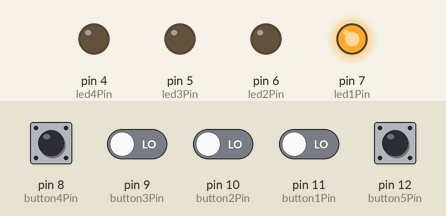
Simulated run of this program. Board: Arduino Uno, built with avr-gcc and run on an emulated ATmega328P. On the bench: output pins drawn as LEDs (lit = HIGH). Dashed ring = blinking. Inputs (shaded band) come from the test bench; at power-on: pin 8 (button4Pin), pin 9 (button3Pin), pin 10 (button2Pin), pin 11 (button1Pin), pin 12 (button5Pin) LOW.

Above: at 4.6 s.
4.7 s: pin 12 (button5Pin) pulled HIGH for 0.15 s
At 7.65 s:
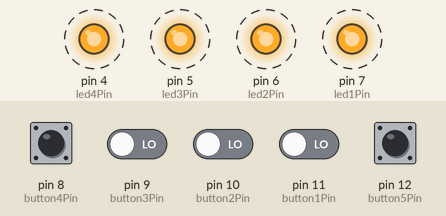
7.7 s: pin 8 (button4Pin) pulled HIGH for 0.15 s
At 8.9 s:
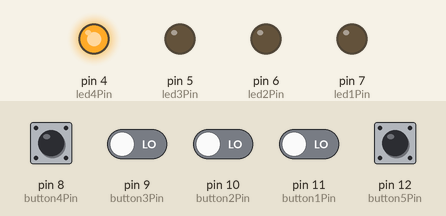
Timing chart, 0 to 10.7 s (numbered marks = the images above; inputs shaded):
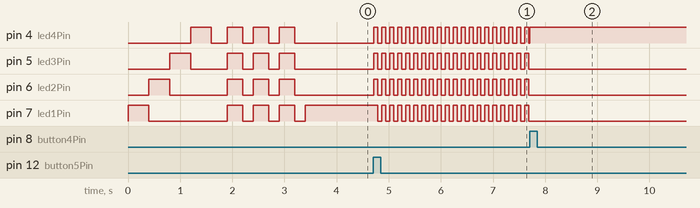

The program:

main.cpp
```cpp
/*

  OpenMarshall

  An Arduino-based MIDI footswitch using Marshall MG series hardware
  written by Jorge Barrientos AKA LagunaGFX

  * This version uses the hardware housing and pushbuttons.

  ToDo:

  Use the original board, if possible, reprogramming the original ATTiny processor.

  ChangeLog:

  2021-06-15 | Tidying up things: the startup sequence is now a separated function
  2021-06-14 | Rescued from the vault! Migrated to PlatformIO's standard C++
  2011-08-04 | Foot Switchs 3 and 4 seems to need debouncing
  2011-08-03 | First sketch using a protoboard.

*/

#include <Arduino.h>

/*
  Pinout configuration.
 "button 5" acts as a SHIFT/FUNCTION key to create keystrokes
*/

#define HowManyButtons 5
#define HowManyLeds 4

#define button1Pin 11
#define button2Pin 10
#define button3Pin 9
#define button4Pin 8
#define button5Pin 12

#define led1Pin 7
#define led2Pin 6
#define led3Pin 5
#define led4Pin 4

// MIDI implementation

#define MIDI_COMMAND_NOTEOFF   0x80
#define MIDI_COMMAND_NOTEON    0x90

// select the midi Note value for each bank
// values are defined to use with the excellente Selected Track Control script
// http://stc.wiffbi.com/

char midiNoteConfig[4][4] = {
  {0x18,0x13,0x0C,0x50},  // Play(selection or startmarker)/Stop (24),Record(19),Metronome(12),Undo(80)
  {0x12,0x10,0x11,0x56},  // Loop (18),Punch In (16),Punch Out (17),Tap Tempo(86)
  {0x00,0x2B,0x2C,0x30},  // Arm Track(0),Fire Selected Clip(43),Fire Next Available Clip(44),Stop Track Clip(48)
  {0x4A,0x4B,0x4C,0x4D}   // Toogle Browser (74), Session/Arrangement(75), Detail(76), Detail Clip/Device(77)
};

int buttonPin[HowManyButtons] = {button1Pin,button2Pin,button3Pin,button4Pin,button5Pin};
int ledPin[HowManyLeds] = {led1Pin,led2Pin,led3Pin,led4Pin};

// array [1][n] are LAST STORED values, array [0][n] are CURRENT values
// I found it more intuitive this way. Feel free to change as you wish

boolean buttonState[2][HowManyButtons] = {
  {false,false,false,false,false},
  {false,false,false,false,false}
};

boolean ledState[] = {false,false,false,false};
boolean shiftMode,exitShift = false;
// blink speed (in miliseconds) for SHIFT mode
int blinkFreq = 75;
int currentBank = 0;

// stores the internal Atmel timer
unsigned long timer;

// set debounce interval to avoid electric noise
boolean debounced = false;
unsigned long debounceTime = 0;
unsigned long debounceDelay = 20;

// This function sends a Midi CC.
void midiOut(uint8_t midiCommand, uint8_t midiChannel, uint8_t midiData2, uint8_t midiData3) {

  /* The format of the message to send via serial */
  typedef union {
      struct {
  	uint8_t command;
  	uint8_t channel;
  	uint8_t data2;
  	uint8_t data3;
      } msg;
      uint8_t raw[4];
  } t_midiMsg;

  t_midiMsg midiMsg;

  midiMsg.msg.command = midiCommand;
  midiMsg.msg.channel = midiChannel;
  midiMsg.msg.data2   = midiData2;
  midiMsg.msg.data3   = midiData3;

  Serial.write(midiMsg.raw, sizeof(midiMsg));
}

void startupLEDsequence() {
  /*
    Startup LED test sequence (Bling Bling)
    just for visual pimpin' and debugging
  */

  // Blink all LEDs four times ...
  for (int f=0;f<4;f++) {
    // At the first cycle, blink the LEDs one at a time
    if ( f == 0 ) {
      for (int g=0;g<4;g++) {
        digitalWrite(ledPin[g], HIGH);
        delay(400);
        digitalWrite(ledPin[g], LOW);
      }
      delay(300);
    }
    // ... then blink all at once, 3 times
    else {
      for (int g=0;g<4;g++)
        digitalWrite(ledPin[g], HIGH);
      delay(300);
      for (int g=0;g<4;g++)
        digitalWrite(ledPin[g], LOW);
      delay(200);
    }
  }
}

void setup() {
  // set the push buttons input pins
  for (int f=0;f<HowManyButtons;f++)
    pinMode(buttonPin[f], INPUT);
  // set the LED output pins
  for (int f=0;f<HowManyLeds;f++)
    pinMode(ledPin[f], OUTPUT);

  // Set MIDI baud rate:
  //Serial.begin(31250);
  Serial.begin(115200); // highiest baud rate suitable for serial over USB
  startupLEDsequence();
}

void loop() {

  for (int f=0;f<HowManyButtons;f++) {
    // check button state
    buttonState[0][f] = digitalRead(buttonPin[f]);

    // if the button state has changed since the last iteration
    if ( (buttonState[0][f] != buttonState[1][f]) && ( debounced == true ) ) {
      // Store current pushbutton state [0] as last state [1]
      buttonState[1][f] = buttonState[0][f];
      // if button is PRESSED
      if ( buttonState[0][f] == HIGH ) {

        debounceTime = millis();

        // CHECK: is it one of the first FOUR buttons ?
        if ( f < (HowManyButtons - 1) ) {
          // if SHIFT mode is ON
          if ( shiftMode == true ) {
            // then change the current bank
            currentBank = f;
            // and exit from SHIFT mode
            shiftMode = false;
          }
          else {
            midiOut(MIDI_COMMAND_NOTEON,1,midiNoteConfig[currentBank][f],0x7F);
          }
        }
        // or is the SHIFT/FUNCTION key being pressed ???
        else {
          // switch SHIFT/FUNCTION state
          shiftMode = !shiftMode;
          exitShift = true;
        }
      }
      // ELSE if button is RELEASED
      else
      {
        if ( ( f < (HowManyButtons - 1) ) && (shiftMode == false) ) {
          // when releasing footswitches, send MIDI NOTEOFF messages
          // only if last key pressed was NOT the SHIFT/FUNCTION key
          if (exitShift == false) {
            midiOut(MIDI_COMMAND_NOTEOFF,1,midiNoteConfig[currentBank][f],0x00);
          }
          else {
            exitShift = false;
          }
        }
      }
    }  // button check ENDIF
  }  // end FOR statement

  // : lights block
  // Blink all LEDS if SHIFT mode is ON
  if (shiftMode == true) {
    if (millis() - timer > blinkFreq) {
      // reset timer (storing this loop as the last time the LED was blinked)
      timer = millis();
      // switch the state of the corresponding LED
      for (int l;l<HowManyLeds;l++)
        ledState[l] = !ledState[l];
    }
    // Turns on or off the LEDs,according to the timer
    for (int l;l<HowManyLeds;l++)
        digitalWrite(ledPin[l],ledState[l]);
  }
  else {
    for (int l;l<HowManyLeds;l++) {
      if ( l == currentBank )
        digitalWrite(ledPin[l], HIGH);
      else
        digitalWrite(ledPin[l], LOW);
    }
  }

  // : MIDI send block
  if ( millis() - debounceTime > debounceDelay ) {
     debounceTime = millis();
     debounced = true;
  }
  else {
    debounced = false;
  }

}
```

Measured:
- after the input at 4.7 s, pin 4 (led4Pin), pin 5 (led3Pin), pin 6 (led2Pin): alternates HIGH for 0.08 s and LOW for 0.08 s, starting at once; pin 7 (led1Pin): alternates HIGH for 0.08 s and LOW for 0.08 s, starting after 0.09 s
- after the input at 7.7 s, pin 5 (led3Pin), pin 6 (led2Pin), pin 7 (led1Pin): stops changing and stays LOW
- by itself, pin 7 (led1Pin): repeats every 0.50 s: HIGH 0.30 s, LOW 0.20 s, until it stays HIGH from 3.4 s
